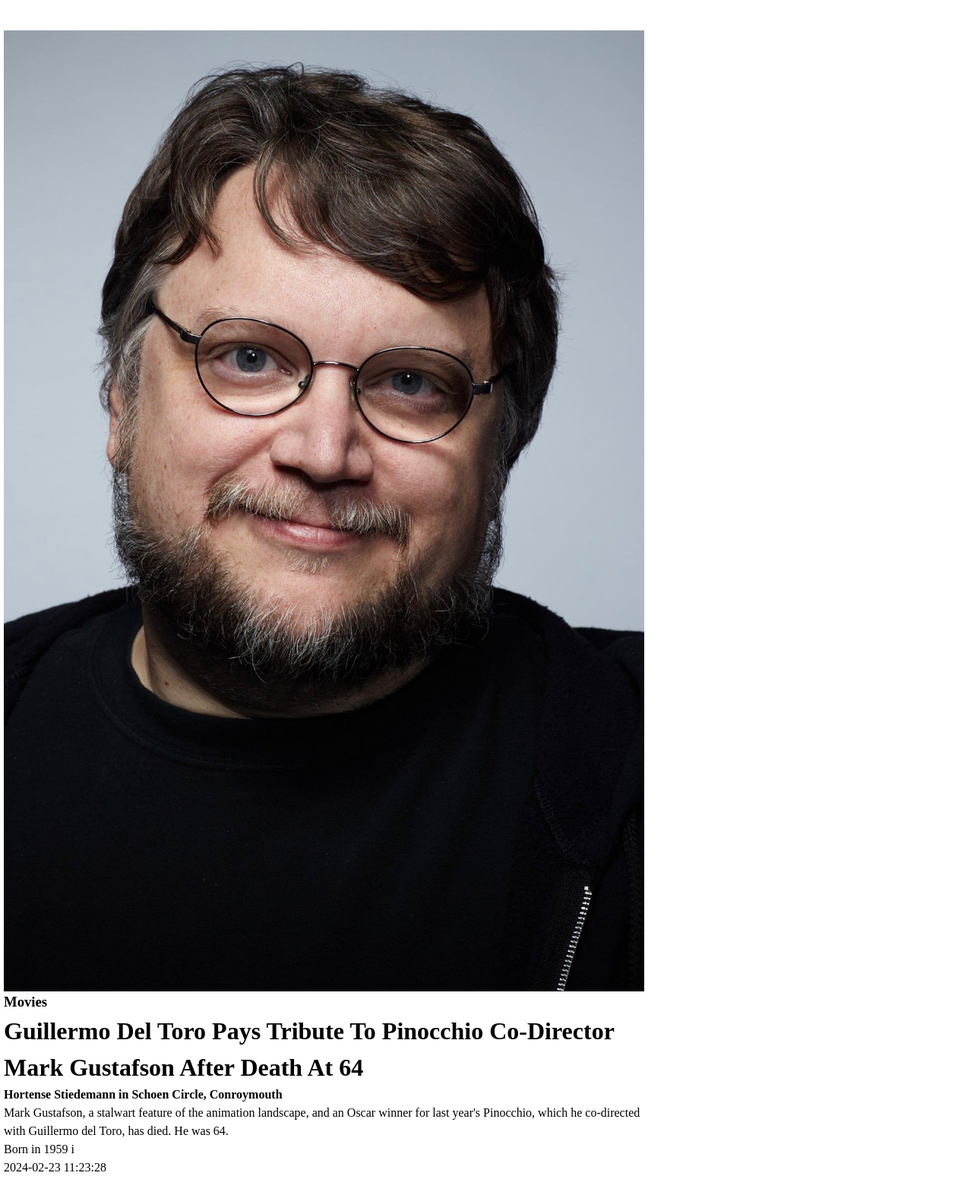
Page /indexold.php on the committed database.
### tables this page shows
CREATE TABLE `stories` (
  `id` int(11) NOT NULL,
  `headline` varchar(255) NOT NULL,
  `article` text NOT NULL,
  `img_url` varchar(255) NOT NULL,
  `author_id` int(11) NOT NULL,
  `category_id` int(11) NOT NULL,
  `location_id` int(11) NOT NULL,
  `created_at` timestamp NOT NULL DEFAULT current_timestamp(),
  `updated_at` timestamp NOT NULL DEFAULT current_timestamp()
);

CREATE TABLE `categories` (
  `id` int(11) NOT NULL,
  `name` varchar(30) NOT NULL
);

CREATE TABLE `authors` (
  `id` int(11) NOT NULL,
  `first_name` varchar(30) NOT NULL,
  `last_name` varchar(30) NOT NULL
);

CREATE TABLE `locations` (
  `id` int(11) NOT NULL,
  `name` varchar(30) NOT NULL
);

### story.php (called while the page is built, shortened)
<?php
require_once 'db.php';
class Story {
    public function __construct($props = null) {
        if ($props != null) {
            $this->headline    = $props["headline"];
            $this->article     = $props["article"];
            $this->img_url     = $props["img_url"];
            if (array_key_exists("updated_at", $props)) {
                $this->updated_at = $props["updated_at"];
            }
        }
    }
    private static function find($sql, $params, $options = NULL) {
        $stories = array();
        try {
            $db = new DB();
            $db->open();
            $conn = $db->getConnection();
            if ($options != NULL && is_array($options)) {
                if (array_key_exists("limit", $options)) {
                    $sql .= " LIMIT :limit";
                    $params["limit"] = $options["limit"];
                    if (array_key_exists("offset", $options)) {
                        $sql .= " OFFSET :offset";
                        $params["offset"] = $options["offset"];
                    }
                }
            }
            $stmt = $conn->prepare($sql);
            $status = $stmt->execute($params);
            if ($stmt->rowCount() !== 0) {
                $row = $stmt->fetch(PDO::FETCH_ASSOC);
                while ($row !== FALSE) {
                    $story = new Story($row);
                    $stories[] = $story;
                    $row = $stmt->fetch(PDO::FETCH_ASSOC);
                }
            }
        }
        finally {
            if ($db !== null && $db->isOpen()) {
                $db->close();
            }
        }
        return $stories;
    }
    public static function findByLocation($id, $options = NULL) {
        $sql = "SELECT * FROM stories WHERE location_id = :location_id";
        $params = [
            ":location_id" => $id
        ];
        $stories = Story::find($sql, $params, $options);
        return $stories;
    }
}
?>

### db.php (called while the page is built, shortened)
<?php
class DB {
    private $server = 'localhost';
    private $database = 'news';
    private $username = 'root';
    private $password = '';
    private $conn;
    private $dsn;
    public function __construct() {
        $this->dsn = "mysql:host={$this->server};dbname={$this->database}";
        $this->conn = null;
    }
    public function open() {
        if ($this->conn === null) {
            $this->conn = new PDO($this->dsn, $this->username,$this->password);
            $this->conn->setAttribute(PDO::ATTR_ERRMODE, PDO::ERRMODE_EXCEPTION);
            $this->conn->setAttribute( PDO::ATTR_EMULATE_PREPARES, false );
        }
    }
    public function isOpen() {
        return $this->conn !== null;
    }
    public function close() {
        $this->conn = null;
    }
}
?>

### category.php (called while the page is built, shortened)
<?php
require_once 'db.php';
class Category {
    public function __construct($props = null) {
        if ($props != null) {
            $this->name = $props["name"];
        }
    }
    public static function findById($id) {
        $category = null;
        try {
            $db = new DB();
            $db->open();
            $conn = $db->getConnection();
            $sql = "SELECT * FROM categories WHERE id = :id";
            $params = [
                ":id" => $id
            ];
            $stmt = $conn->prepare($sql);
            $status = $stmt->execute($params);
            if ($stmt->rowCount() !== 0) {
                $row = $stmt->fetch(PDO::FETCH_ASSOC);
                $category = new Category($row);
            }
        }
        finally {
            if ($db !== null && $db->isOpen()) {
                $db->close();
            }
        }
        return $category;
    }
}
?>

### author.php (called while the page is built, shortened)
<?php
require_once 'db.php';
class Author {
    public function __construct($props = null) {
        if ($props != null) {
            $this->first_name = $props["first_name"];
            $this->last_name  = $props["last_name"];
        }
    }
    public static function findById($id) {
        $author = null;
        try {
            $db = new DB();
            $db->open();
            $conn = $db->getConnection();
            $sql = "SELECT * FROM authors WHERE id = :id";
            $params = [
                ":id" => $id
            ];
            $stmt = $conn->prepare($sql);
            $status = $stmt->execute($params);
            if ($stmt->rowCount() !== 0) {
                $row = $stmt->fetch(PDO::FETCH_ASSOC);
                $author = new Author($row);
            }
        }
        finally {
            if ($db !== null && $db->isOpen()) {
                $db->close();
            }
        }
        return $author;
    }
}
?>

### location.php (called while the page is built, shortened)
<?php
require_once 'db.php';
class Location {
    public function __construct($props = null) {
        if ($props != null) {
            $this->name = $props["name"];
        }
    }
    public static function findById($id) {
        $location = null;
        try {
            $db = new DB();
            $db->open();
            $conn = $db->getConnection();
            $sql = "SELECT * FROM locations WHERE id = :id";
            $params = [
                ":id" => $id
            ];
            $stmt = $conn->prepare($sql);
            $status = $stmt->execute($params);
            if ($stmt->rowCount() !== 0) {
                $row = $stmt->fetch(PDO::FETCH_ASSOC);
                $location = new Location($row);
            }
        }
        finally {
            if ($db !== null && $db->isOpen()) {
                $db->close();
            }
        }
        return $location;
    }
}
?>

### indexold.php (the view, shortened to what this page needs)
<?php
require_once "./author.php";
require_once "./category.php";
require_once "./location.php";
require_once "./story.php";
$locationId = 8;
$stories = Story::findByLocation($locationId, $options = array('limit' => 4, 'offset' => 0));
?>
<html>
    <head>
        <link rel="stylesheet" href="css/all.min.css" />
        <link rel="stylesheet" href="css/reset.css" />
        <link rel="stylesheet" href="css/grid.css" />
        <link rel="stylesheet" href="css/style.css" />
    </head>
    <body>
    <div class="container">
        <div class="width-8 topSection">
    <?php foreach ($stories as $s) { ?>
        <div class="mediumStory">
        <img src="<?= $s->img_url ?>" />
        <h3><?= Category::findById($s->category_id)->name ?></h3>
        <h1><?= $s->headline ?></h1>
        <h4><?= Author::findById($s->author_id)->first_name . " " . Author::findById($s->author_id)->last_name . " in " .
        Location::findById($s->location_id)->name ?></h4>
           <div class="article"><?= substr($s->article,0,200) ?>
           <p><?= $s->updated_at ?></p>
        </div>
        </div>
    <?php } ?>
    </div>
    </div>
    </body>
</html>

### css/grid.css (style rules this page uses)
.container { padding-top: 40px; padding-bottom: 40px; width: 1280px; margin: 0px auto; column-gap: 30px; display: grid; grid-template-columns: repeat(12, 1fr); grid-row-gap: 1em; grid-row: auto; }
.width-8 { grid-column: span 8; }

### rows in the picture
stories: img_url (picture), category.name "Movies", headline "Guillermo Del Toro Pays Tribute To Pinocchio Co-Director Mark Gustafson After Death At 64", author.first_name "Hortense", author.last_name "Stiedemann", location.name "Schoen Circle, Conroymouth", article "Mark Gustafson, a stalwart feature of the animation landscape, and an Oscar winner for last year's Pinocchio, which he co-directed with Guillermo del Toro, has died. He was 64. Born in 1959 i", updated_at "2024-02-23 11:23:28"
